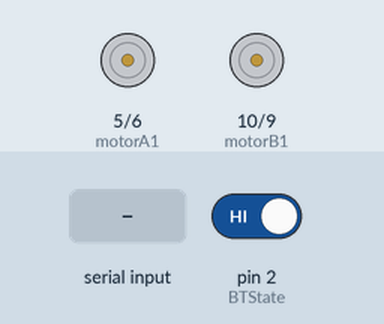
This sketch was run on a simulated Arduino Uno, built with avr-gcc and run on an emulated ATmega328P. On the bench: motor-driver pin pairs drawn as motors (green arrow = first pin HIGH = forward, orange = second pin HIGH = backward, longer = more drive, scaled by the enable pin). Inputs (shaded band) come from the test bench; at power-on: pin 2 (BTState) HIGH.

Above: at 1.2 s.
1.3 s: byte 76 ('L') received over Serial
At 2.5 s:
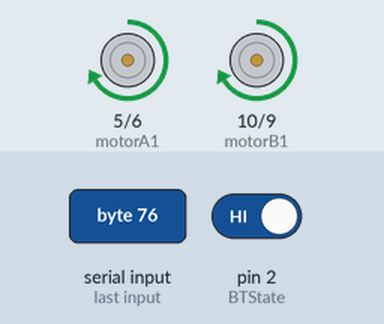
2.8 s: byte 82 ('R') received over Serial
At 3.8 s:
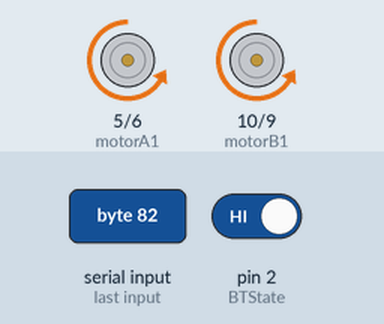
4.3 s: byte 70 ('F') received over Serial
At 5.0 s:
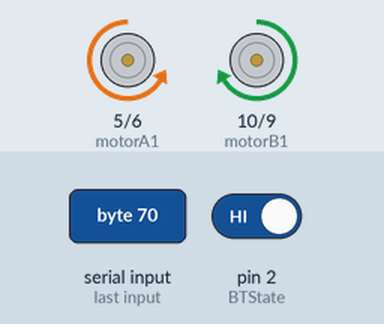
5.8 s: byte 66 ('B') received over Serial
At 6.1 s:
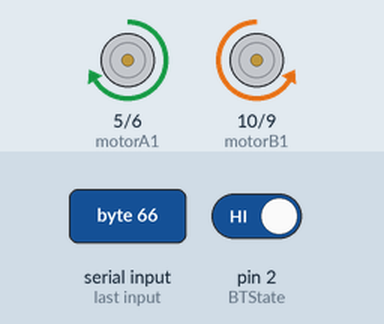
7.3 s: pin 2 (BTState) driven LOW
At 8.4 s:
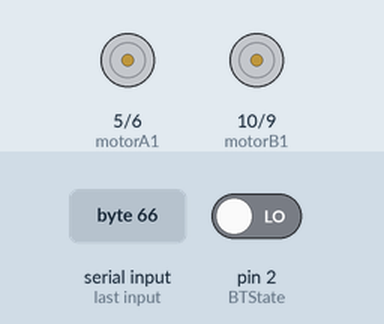
Timing chart, 0 to 9.8 s (numbered marks = the images above; inputs shaded):
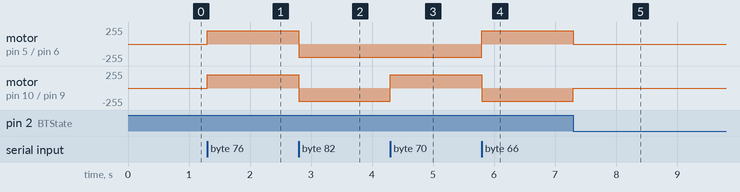

Measured:
- after the input at 1.3 s, motor on pin 5 (motorA1) / pin 6 (motorA2), motor on pin 10 (motorB1) / pin 9 (motorB2): stopped → forward 200/255 at once
- after the input at 2.8 s, motor on pin 5 (motorA1) / pin 6 (motorA2), motor on pin 10 (motorB1) / pin 9 (motorB2): forward 200/255 → backward 200/255 at once
- after the input at 4.3 s, motor on pin 10 (motorB1) / pin 9 (motorB2): backward 200/255 → forward 200/255 at once
- after the input at 5.8 s, motor on pin 5 (motorA1) / pin 6 (motorA2): backward 200/255 → forward 200/255 at once; motor on pin 10 (motorB1) / pin 9 (motorB2): forward 200/255 → backward 200/255 at once
- after the input at 7.3 s, motor on pin 5 (motorA1) / pin 6 (motorA2): forward 200/255 → stopped at once; motor on pin 10 (motorB1) / pin 9 (motorB2): backward 200/255 → stopped at once

The sketch:

final.ino
```cpp
 const int motorA1  = 5;  // Pin  2 of L293
  const int motorA2  = 6;  // Pin  7 of L293
  const int motorB1  = 10; // Pin 10 of L293
  const int motorB2  = 9;  // Pin 14 of L293
 const int BTState = 2;
 const int enable1 = 11;
 const int enable2 = 12;
 int i=0;
  int j=0;
  int state;
  int vSpeed=200;
void setup() {
   pinMode(motorA1, OUTPUT);
    pinMode(motorA2, OUTPUT);
    pinMode(motorB1, OUTPUT);
    pinMode(motorB2, OUTPUT);
    pinMode(enable1, OUTPUT);
     pinMode(enable2, OUTPUT);
      pinMode(BTState, INPUT);
      digitalWrite(enable1 , HIGH);
    digitalWrite(enable2 , HIGH);
    // Initialize serial communication at 9600 bits per second:
    Serial.begin(9600);
}
void loop() {

   if(digitalRead(BTState)==LOW) { state='S'; }
  //Save income data to variable 'state'
    if(Serial.available() > 0){
      state = Serial.read();
    }
    //Change speed if state is equal from 0 to 4. Values must be from 0 to 255 (PWM)
    if (state == '0'){
      vSpeed=0;}
    else if (state == '1'){
      vSpeed=75;}
    else if (state == '2'){
      vSpeed=95;}
    else if (state == '3'){
      vSpeed=115;}
    else if (state == '4'){
      vSpeed=135;}
    else if (state == '5'){
      vSpeed=155;}
       else if (state == '6'){
      vSpeed=175;}
       else if (state == '7'){
      vSpeed=195;}
       else if (state == '8'){
      vSpeed=215;}
       else if (state == '9'){
      vSpeed=235;}
       else if (state == 'q'){
      vSpeed=255;}


  /***********************Forward****************************/
  //If state is equal with letter 'F', car will go forward!
    if (state == 'L') {
        analogWrite(motorA1, vSpeed); analogWrite(motorA2, 0);
        analogWrite(motorB1, vSpeed);      analogWrite(motorB2, 0);
    }
     /***********************Backward****************************/
    //If state is equal with letter 'B', car will go backward
    else if (state == 'R') {
      analogWrite(motorA1, 0);   analogWrite(motorA2, vSpeed);
        analogWrite(motorB1, 0);   analogWrite(motorB2,vSpeed);
    }
    /***************************Left*****************************/
  //If state is equal with letter 'L', wheels will turn left
    else if (state == 'F') {
      analogWrite(motorA1 , 0);   analogWrite(motorA2, vSpeed);
        analogWrite(motorB1, vSpeed); analogWrite(motorB2, 0);
    }
  /***************************Right*****************************/
  //If state is equal with letter 'R', wheels will turn right
    else if (state == 'B') {
      analogWrite(motorA1, vSpeed);   analogWrite(motorA2, 0);
        analogWrite(motorB1, 0);   analogWrite(motorB2,vSpeed);
    }
    /************************Stop*****************************/
  //If state is equal with letter 'S', stop the car
    else if (state == 'S'){
        analogWrite(motorA1, 0);  analogWrite(motorA2, 0);
        analogWrite(motorB1, 0);  analogWrite(motorB2, 0);
    }
  /***************************Forword Right*****************************/
  //If state is equal with letter 'I', wheels will turn right
    else if (state == 'I') {
      analogWrite(motorA1, 0);   analogWrite(motorA2, 0);
        analogWrite(motorB1, 0);   analogWrite(motorB2,vSpeed);
    }
  /***************************Forword Left*****************************/
  //If state is equal with letter 'G', wheels will turn left
    else if (state == 'G') {
      analogWrite(motorA1 , 0);   analogWrite(motorA2, vSpeed);
        analogWrite(motorB1, 0); analogWrite(motorB2, 0);
    }
  /***************************Back Right*****************************/
  //If state is equal with letter 'J', wheels will turn right
    else if (state == 'J') {
      analogWrite(motorA1, 0);   analogWrite(motorA2, 0);
        analogWrite(motorB1, vSpeed);   analogWrite(motorB2,0);
    }
   /***************************Forword Left*****************************/
  //If state is equal with letter 'H', wheels will turn left
    else if (state == 'H') {
      analogWrite(motorA1 , vSpeed);   analogWrite(motorA2, 0);
        analogWrite(motorB1, 0); analogWrite(motorB2, 0);
    }

 }
```
